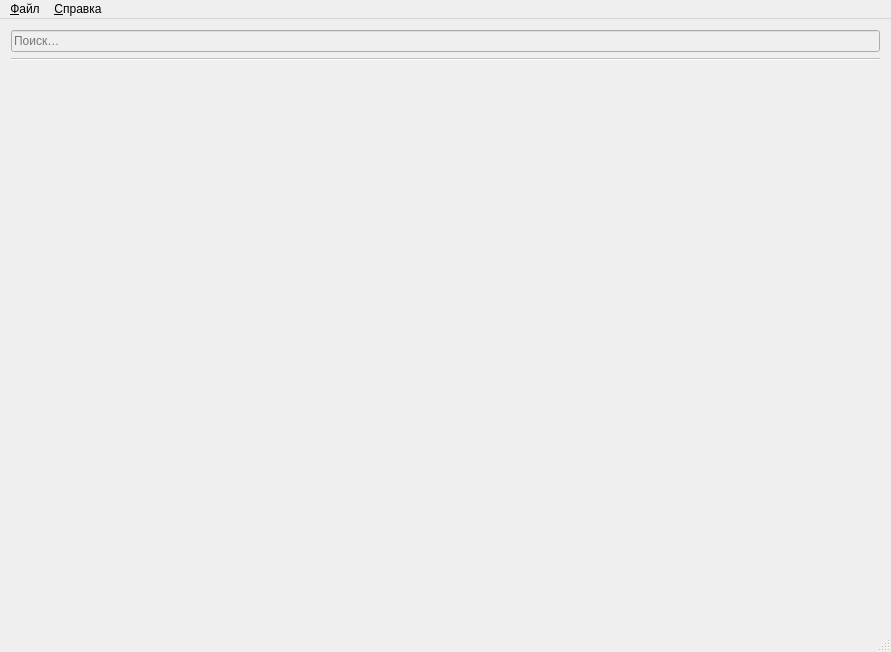
<?xml version="1.0" encoding="UTF-8"?>
<ui version="4.0">
 <class>MainWindow</class>
 <widget class="QMainWindow" name="MainWindow">
  <property name="geometry">
   <rect>
    <x>0</x>
    <y>0</y>
    <width>891</width>
    <height>652</height>
   </rect>
  </property>
  <property name="windowTitle">
   <string>Журнал военной кафедры</string>
  </property>
  <widget class="QWidget" name="centralWidget">
   <property name="enabled">
    <bool>false</bool>
   </property>
   <property name="currentIndex" stdset="0">
    <number>-1</number>
   </property>
   <layout class="QVBoxLayout" name="verticalLayout">
    <item>
     <widget class="QLineEdit" name="globalSearch">
      <property name="placeholderText">
       <string>Поиск…</string>
      </property>
     </widget>
    </item>
    <item>
     <widget class="Line" name="line">
      <property name="orientation">
       <enum>Qt::Horizontal</enum>
      </property>
     </widget>
    </item>
    <item>
     <widget class="QLabel" name="emblem">
      <property name="text">
       <string>&lt;html&gt;&lt;head/&gt;&lt;body&gt;&lt;p align=&quot;center&quot;&gt;&lt;img src=&quot;:/images/logo.png&quot;/&gt;&lt;/p&gt;&lt;/body&gt;&lt;/html&gt;</string>
      </property>
     </widget>
    </item>
   </layout>
  </widget>
  <widget class="QMenuBar" name="menuBar">
   <property name="geometry">
    <rect>
     <x>0</x>
     <y>0</y>
     <width>891</width>
     <height>22</height>
    </rect>
   </property>
   <widget class="QMenu" name="menu_File">
    <property name="title">
     <string>&amp;Файл</string>
    </property>
    <addaction name="action_New"/>
    <addaction name="action_Open"/>
    <addaction name="action_Import"/>
    <addaction name="separator"/>
    <addaction name="action_Quit"/>
   </widget>
   <widget class="QMenu" name="menu_Help">
    <property name="title">
     <string>&amp;Справка</string>
    </property>
    <addaction name="action_AboutQt"/>
    <addaction name="action_Contat"/>
   </widget>
   <addaction name="menu_File"/>
   <addaction name="menu_Help"/>
  </widget>
  <widget class="QStatusBar" name="statusBar"/>
  <action name="action_New">
   <property name="text">
    <string>&amp;Создать</string>
   </property>
   <property name="shortcut">
    <string>Ctrl+N</string>
   </property>
  </action>
  <action name="action_Open">
   <property name="text">
    <string>&amp;Открыть</string>
   </property>
   <property name="shortcut">
    <string>Ctrl+O</string>
   </property>
  </action>
  <action name="action_Quit">
   <property name="text">
    <string>&amp;Выйти</string>
   </property>
   <property name="shortcut">
    <string>Ctrl+Q</string>
   </property>
  </action>
  <action name="action_Import">
   <property name="text">
    <string>&amp;Импортировать…</string>
   </property>
   <property name="toolTip">
    <string>Импортировать…</string>
   </property>
  </action>
  <action name="action_AboutQt">
   <property name="text">
    <string>О &amp;Qt</string>
   </property>
  </action>
  <action name="action_Contat">
   <property name="text">
    <string>&amp;Контакты</string>
   </property>
  </action>
 </widget>
 <layoutdefault spacing="6" margin="11"/>
 <resources/>
 <connections>
  <connection>
   <sender>action_Quit</sender>
   <signal>triggered()</signal>
   <receiver>MainWindow</receiver>
   <slot>close()</slot>
   <hints>
    <hint type="sourcelabel">
     <x>-1</x>
     <y>-1</y>
    </hint>
    <hint type="destinationlabel">
     <x>440</x>
     <y>273</y>
    </hint>
   </hints>
  </connection>
 </connections>
</ui>
